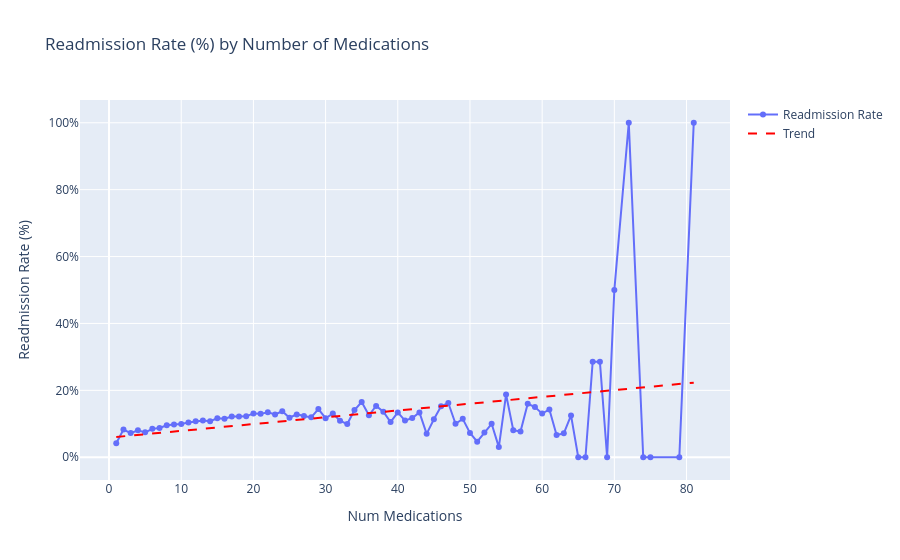

Here is the notebook cell this chart was saved with:
### Code cell
fig.add_trace(go.Scatter(
    x=df_med_rate["num_medications"],
    y=df_med_rate["readmission_rate_pct"],
    mode="lines+markers",
    name="Readmission Rate"
))

# Trendline
fig.add_trace(go.Scatter(
    x=df_med_rate["num_medications"],
    y=trendline_y,
    mode="lines",
    name="Trend",
    line=dict(color="red", dash="dash", width=2)
))

fig.update_layout(
    title="Readmission Rate (%) by Number of Medications",
    xaxis_title="Num Medications",
    yaxis_title="Readmission Rate (%)",
    yaxis_ticksuffix="%"
)
fig.show()

### Figure 1 — Plotly figure (JSON) as saved in the notebook; plotly's stock layout.template omitted (floating-point values rounded to 4 significant figures)
{"data": [{"mode": "lines+markers", "name": "Readmission Rate", "type": "scatter", "x": [1, 2, 3, 4, 5, 6, 7, 8, 9, 10, 11, 12, 13, 14, 15, 16, 17, 18, 19, 20, 21, 22, 23, 24, 25, 26, 27, 28, 29, 30, 31, 32, 33, 34, 35, 36, 37, 38, 39, 40, 41, 42, 43, 44, 45, 46, 47, 48, 49, 50, 51, 52, 53, 54, 55, 56, 57, 58, 59, 60, 61, 62, 63, 64, 65, 66, 67, 68, 69, 70, 72, 74, 75, 79, 81], "y": [4.198, 8.298, 7.222, 8.045, 7.437, 8.485, 8.754, 9.557, 9.811, 9.97, 10.37, 10.78, 10.99, 10.76, 11.65, 11.49, 12.16, 12.18, 12.24, 13.11, 12.97, 13.42, 12.78, 13.75, 11.81, 12.81, 12.36, 11.92, 14.4, 11.66, 13.06, 10.91, 9.921, 14.13, 16.49, 12.54, 15.36, 13.6, 10.53, 13.41, 10.96, 11.72, 13.39, 7.0, 11.36, 15.22, 16.22, 10.0, 11.48, 7.273, 4.651, 7.407, 10.0, 3.03, 18.75, 8.108, 7.692, 16.0, 15.0, 13.04, 14.29, 6.667, 7.143, 12.5, 0.0, 0.0, 28.57, 28.57, 0.0, 50.0, 100.0, 0.0, 0.0, 0.0, 100.0]}, {"line": {"color": "red", "dash": "dash", "width": 2}, "mode": "lines", "name": "Trend", "type": "scatter", "x": [1, 2, 3, 4, 5, 6, 7, 8, 9, 10, 11, 12, 13, 14, 15, 16, 17, 18, 19, 20, 21, 22, 23, 24, 25, 26, 27, 28, 29, 30, 31, 32, 33, 34, 35, 36, 37, 38, 39, 40, 41, 42, 43, 44, 45, 46, 47, 48, 49, 50, 51, 52, 53, 54, 55, 56, 57, 58, 59, 60, 61, 62, 63, 64, 65, 66, 67, 68, 69, 70, 72, 74, 75, 79, 81], "y": [6.062, 6.265, 6.468, 6.671, 6.874, 7.077, 7.28, 7.483, 7.686, 7.889, 8.093, 8.296, 8.499, 8.702, 8.905, 9.108, 9.311, 9.514, 9.717, 9.92, 10.12, 10.33, 10.53, 10.73, 10.94, 11.14, 11.34, 11.54, 11.75, 11.95, 12.15, 12.36, 12.56, 12.76, 12.97, 13.17, 13.37, 13.58, 13.78, 13.98, 14.18, 14.39, 14.59, 14.79, 15.0, 15.2, 15.4, 15.61, 15.81, 16.01, 16.21, 16.42, 16.62, 16.82, 17.03, 17.23, 17.43, 17.64, 17.84, 18.04, 18.25, 18.45, 18.65, 18.85, 19.06, 19.26, 19.46, 19.67, 19.87, 20.07, 20.48, 20.89, 21.09, 21.9, 22.31]}], "layout": {"title": {"text": "Readmission Rate (%) by Number of Medications"}, "xaxis": {"title": {"text": "Num Medications"}}, "yaxis": {"ticksuffix": "%", "title": {"text": "Readmission Rate (%)"}}}}
